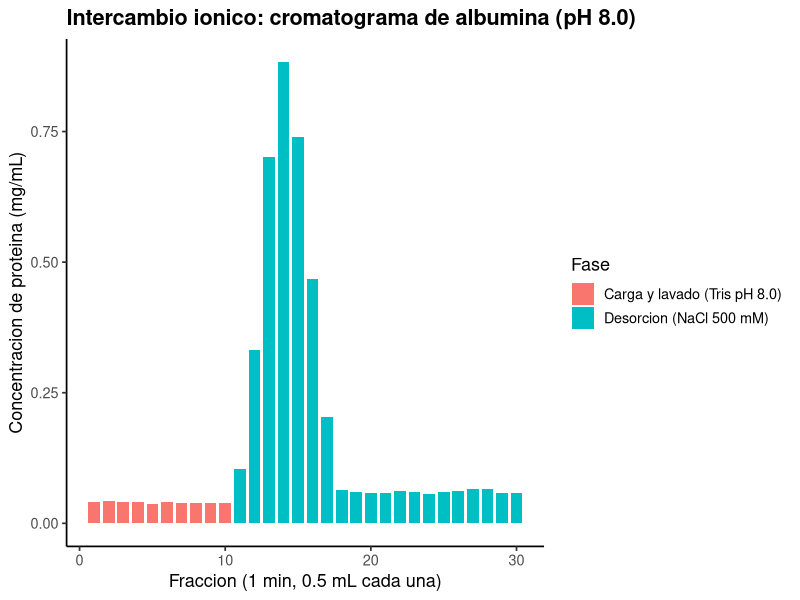
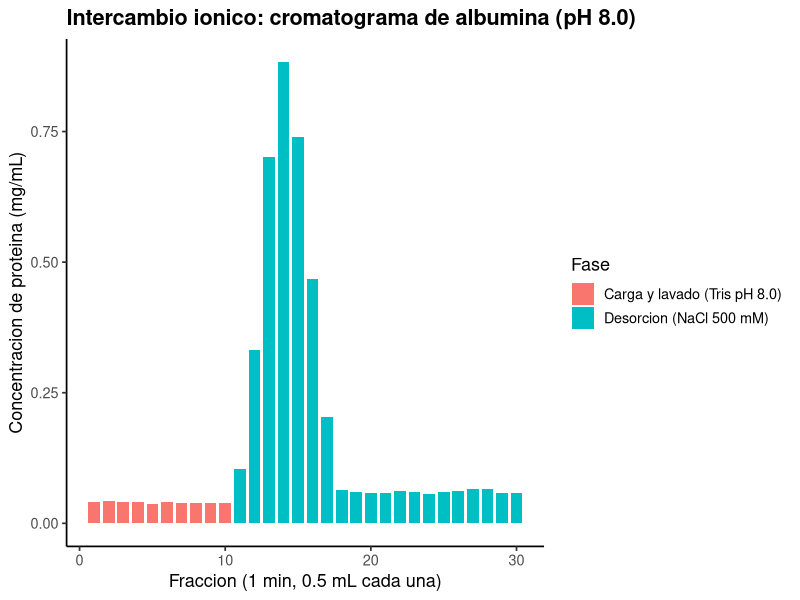

Write R code to recreate these figures, in order.
# ==========================================================================
# P8. Cromatografia de intercambio ionico
# ==========================================================================
# Autor: Dr. Jose Juan Torres Martinez
# Docente de Ciencias Quimicas
# Universidad Autonoma de San Luis Potosi (UASLP)
# Mexico
#
# Material academico para estudiantes
# Serie "Bioseparaciones" - Laboratorio, Practica 8. Intercambio ionico
#
# Descripcion: Se analiza el cromatograma de intercambio ionico de albumina: a pH 8.0 la albumina esta por encima de su pI (4.7), asi que tiene carga negativa y se retiene en un intercambiador de aniones; la desorcion se hace subiendo la fuerza ionica con NaCl 500 mM. La masa por fraccion es concentracion por 0.5 mL y la suma da la recuperacion respecto a los 6 mg cargados.
#
# Objetivos de aprendizaje:
#   - Predecir el signo de la carga de la albumina a pH 8.0 desde su pI.
#   - Identificar el pico de desorcion con NaCl 500 mM.
#   - Calcular la masa recuperada y su porcentaje respecto a lo cargado.

# Datos: datos_intercambio.csv (concentracion de proteina por fraccion, medida por Bradford; carga 3 mL a 2 mg/mL = 6 mg).
# ==========================================================================

library(tidyverse)

# --------------------------------------------------------------------------
# 1. Leer las fracciones y calcular la masa por fraccion
# --------------------------------------------------------------------------
# Fraccion de 1 min a 0.5 mL/min = 0.5 mL por fraccion.
# Masa por fraccion (mg) = concentracion (mg/mL) * 0.5 mL.
# Carga: 3 mL a 2 mg/mL = 6 mg de albumina.
# pI de la albumina: 4.7. A pH 8.0 (por encima del pI) su carga neta es
# negativa, asi que se retiene en un intercambiador de aniones.
volumen_fraccion_ml <- 0.5
masa_cargada_mg <- 6.0

datos <- read_csv("datos_intercambio.csv", show_col_types = FALSE)

datos <- datos %>%
  mutate(masa_mg = concentracion_proteina_mg_ml * volumen_fraccion_ml)

print(datos)

# --------------------------------------------------------------------------
# 2. Masa recuperada en la desorcion y porcentaje de recuperacion
# --------------------------------------------------------------------------
resumen <- datos %>%
  group_by(fase) %>%
  summarise(masa_mg = sum(masa_mg), .groups = "drop")

print(resumen)

masa_desorcion <- resumen %>%
  filter(fase == "Desorcion (NaCl 500 mM)") %>%
  pull(masa_mg)
print(tibble(
  masa_recuperada_mg = masa_desorcion,
  recuperacion_porciento = masa_desorcion / masa_cargada_mg * 100
))

# --------------------------------------------------------------------------
# 3. Grafica: cromatograma de intercambio ionico
# --------------------------------------------------------------------------
grafica <- ggplot(
  datos,
  aes(x = fraccion, y = concentracion_proteina_mg_ml, fill = fase)
) +
  geom_col(width = 0.8) +
  labs(
    x = "Fraccion (1 min, 0.5 mL cada una)",
    y = "Concentracion de proteina (mg/mL)",
    fill = "Fase",
    title = "Intercambio ionico: cromatograma de albumina (pH 8.0)"
  ) +
  theme_classic(base_size = 13) +
  theme(plot.title = element_text(face = "bold"))

print(grafica)

# --------------------------------------------------------------------------
# 4. Exportar la grafica
# --------------------------------------------------------------------------
ggsave("08_intercambio.png", grafica,
       width = 18, height = 12, units = "cm", dpi = 300)

# --------------------------------------------------------------------------
# Interpretacion
# --------------------------------------------------------------------------
# - En carga y lavado casi no sale proteina: a pH 8.0 la albumina, con carga negativa, queda retenida en el intercambiador de aniones.
# - Al subir la fuerza ionica con NaCl 500 mM aparece el pico de desorcion entre las fracciones 12 y 16.

# --------------------------------------------------------------------------
# Que aprendimos
# --------------------------------------------------------------------------
# - El pH respecto al pI decide el signo de la carga y por tanto que intercambiador retiene a la proteina.
# - La sal compite por los sitios del intercambiador y desorbe la proteina; la masa recuperada sale de sumar las fracciones.
